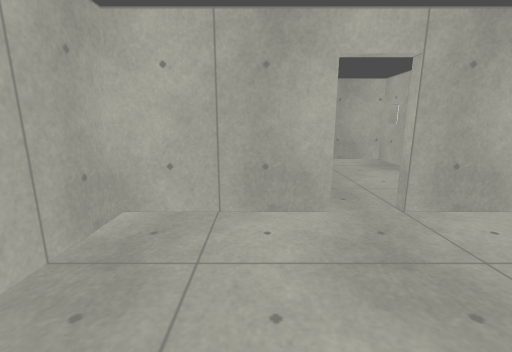
View 1 (above)

24 first-person views from a walk through a 3-D level made in the Godot game engine. The camera is 1.2 m above the floor, tilts 12° down and sees 90° across. The floor is counted in squares, 0.5 m on a side. Each view is taken from the middle of a square. On the plan, view 1 faces up. The plan holds only what a view shows up to about 17 squares ahead; the rest is blank. The place goes on beyond the plan. Some surface patterns are stand-ins.

View 2
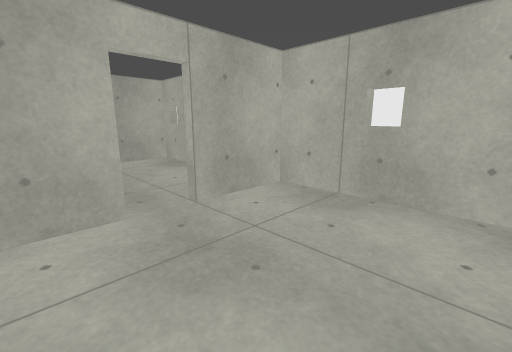

View 3
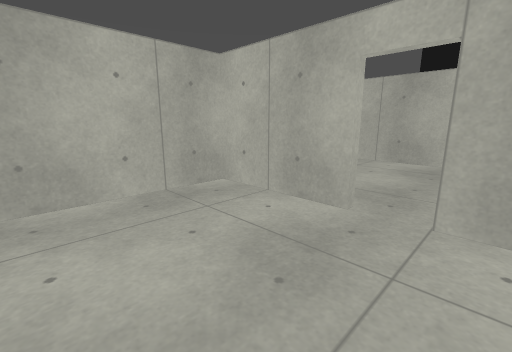

View 4
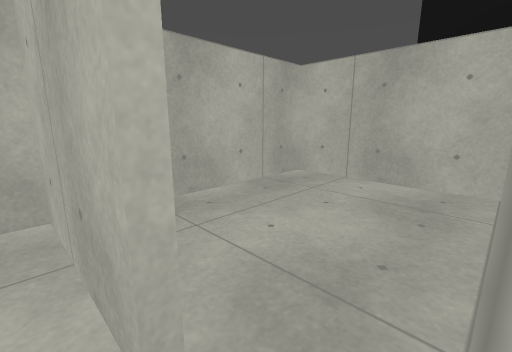

View 5
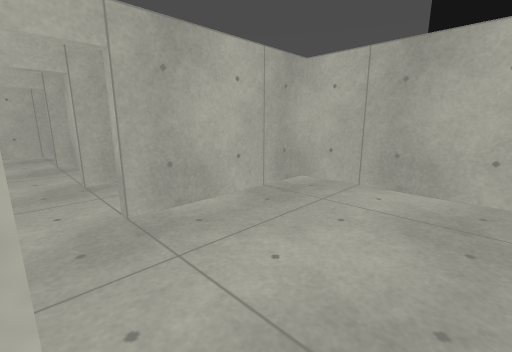

View 6
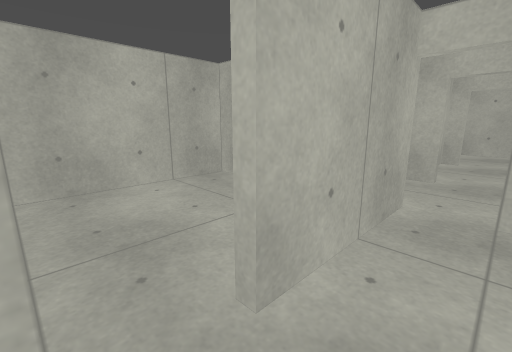

View 7
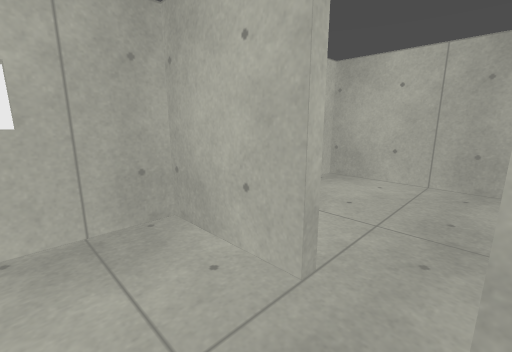

View 8
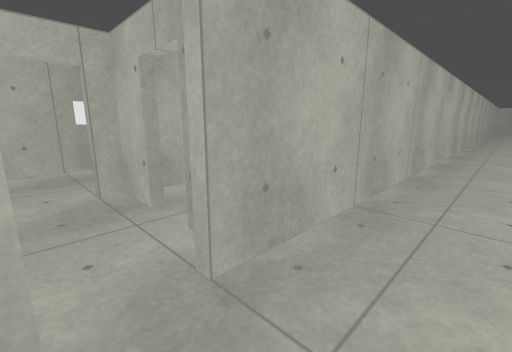

View 9
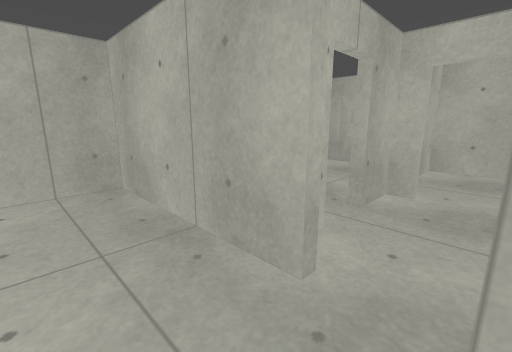

View 10
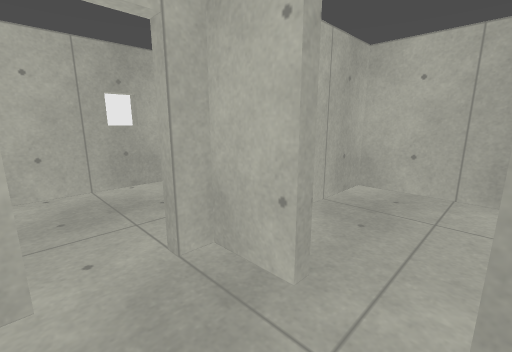

View 11
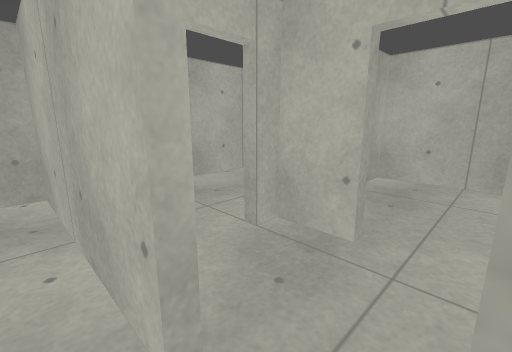

View 12
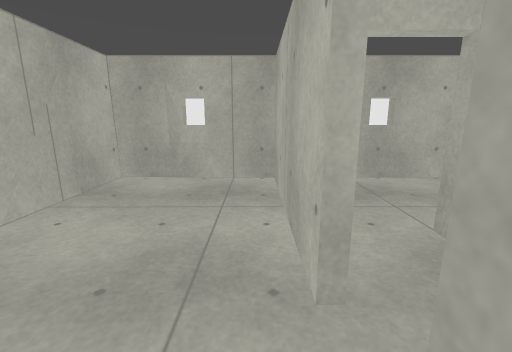

View 13
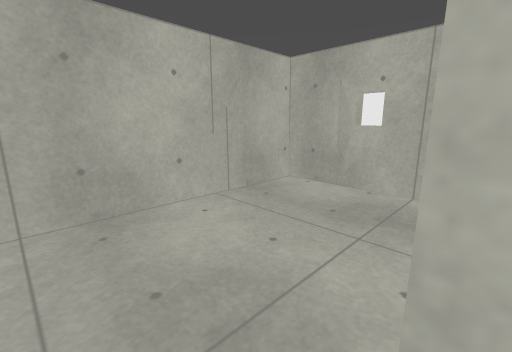

View 14
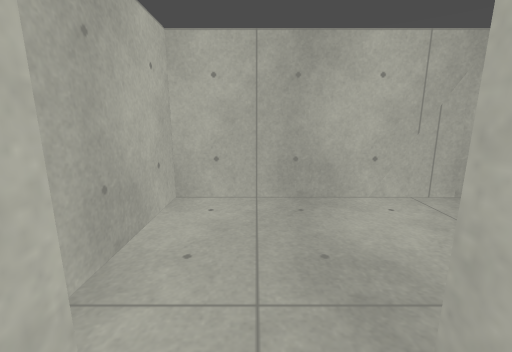

View 15
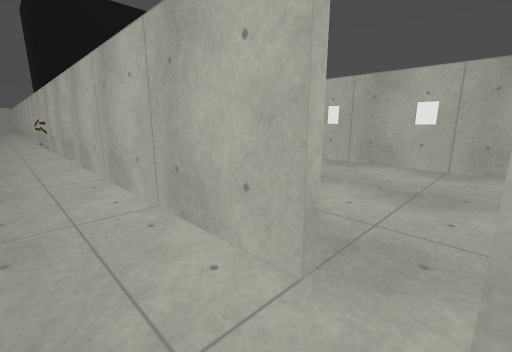

View 16
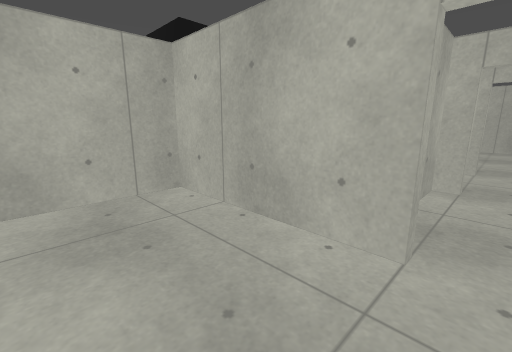

View 17
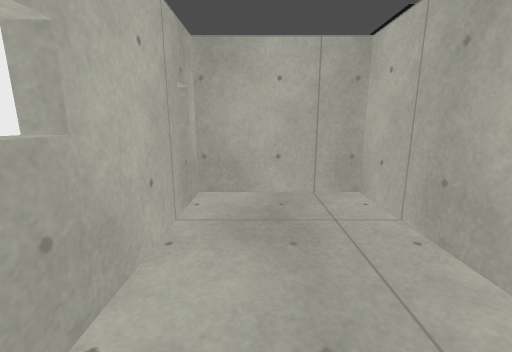

View 18
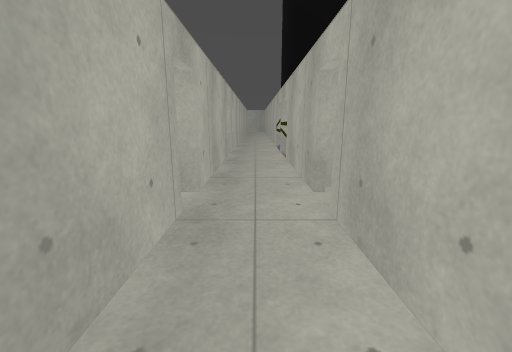

View 19
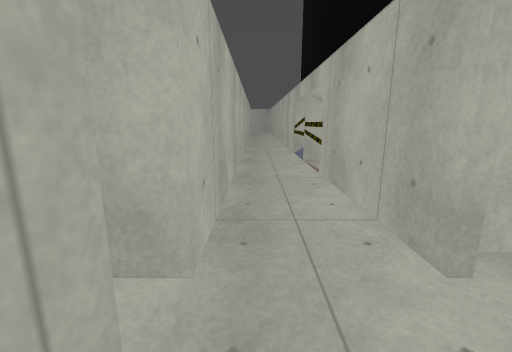

View 20
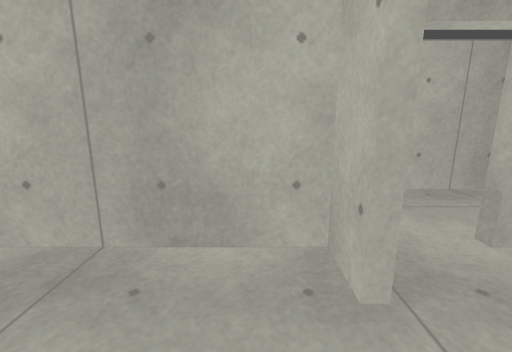

View 21
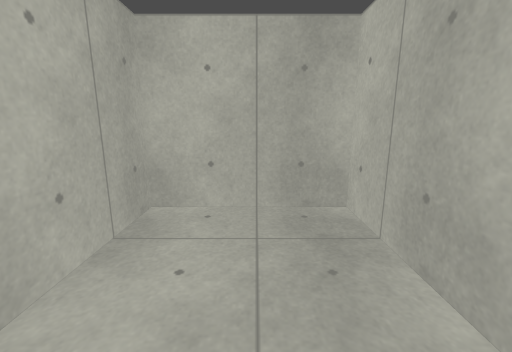

View 22
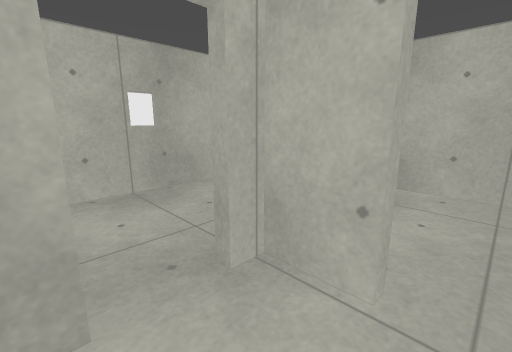

View 23
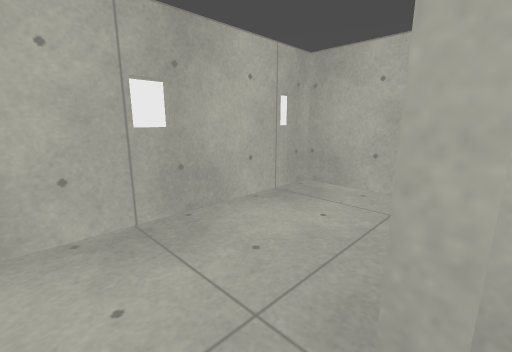

View 24
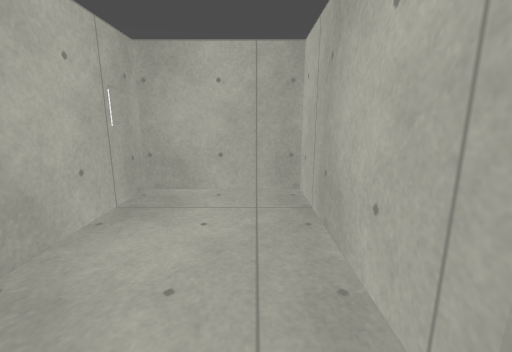

### Floor plan
Ten units are one square. View 1 is at (0, 0); x grows to the right and y downward. Boxes are objects, and circles mark ways between rooms. Rooms are numbered by the first view taken in them; rooms with no view inside come last. Other rooms are left out.
<svg viewBox="-205 -320 290 335">
<path fill="none" stroke="#000" d="M20 -70 20 -66 -36 -66 -36 10 80 10 80 -66 40 -66 40 -70M40 -70 80 -70 80 -166 -36 -166 -36 -90 -40 -90M-41 -70 20 -70M-40 -90 -40 -246M-80 -246 -80 -90M-80 -70 -80 10 -48 10M-40 -266 -40 -315M-80 -315 -80 -266M-120 -102 -120 -98 -140 -98 -140 -90 -144 -90M-85 -70 -80 -70M-80 -90 -84 -90 -84 -98 -100 -98M-145 -70 -140 -70 -140 -62 -120 -62M-120 -62 -120 -58 -200 -58 -200 10 -84 10 -84 -40M-100 -58 -100 -62M-144 -90 -144 -166 -200 -166 -200 -62 -181 -62M-20 -234 -36 -234 -36 -170 20 -170 20 -214M0 -234 0 -238 20 -238 20 -246 24 -246 24 -170 80 -170 80 -262M-20 -239 -20 -234M-22 -274 -34 -274M-36 -266 -40 -266M-99 -166 -140 -166 -140 -110"/>
<circle cx="30" cy="-70" r="3" fill="#2a7"/>
<circle cx="-40" cy="-80" r="3" fill="#2a7"/>
<circle cx="-80" cy="-80" r="3" fill="#2a7"/>
<circle cx="-40" cy="-255" r="3" fill="#2a7"/>
<circle cx="-110" cy="-60" r="3" fill="#2a7"/>
<circle cx="-140" cy="-80" r="3" fill="#2a7"/>
<circle cx="-110" cy="-100" r="3" fill="#2a7"/>
<circle cx="-10" cy="-235" r="3" fill="#2a7"/>
<text x="20" y="-30">1</text>
<text x="20" y="-120">2</text>
<text x="-60" y="-160">3</text>
<text x="-110" y="-80">4</text>
<text x="-140" y="-30">5</text>
<text x="-170" y="-120">6</text>
<text x="-10" y="-200">7</text>
<text x="30" y="-230">8</text>
<text x="-110" y="-140">9</text>
</svg>
Room 1 opens to room 2. Room 2 opens to room 3. Room 3 opens to room 4. Room 3 opens to room 8. Room 4 opens to room 5. Room 4 opens to room 6. Room 4 opens to room 9. Room 7 opens to room 8.

Where each view was taken, in squares from view 1:
view 1: 0 up, 0 right, facing up
view 2: 0 up, 0 right, facing up-right
view 3: 0 up, 5 right, facing up-left
view 4: 6 up, 4 right, facing up-left
view 5: 7 up, 3 right, facing up-left
view 6: 9 up, 4 right, facing down-left
view 7: 10 up, 2 right, facing down-right
view 8: 7 up, 5 left, facing up-left
view 9: 9 up, 5 left, facing down-left
view 10: 7 up, 10 left, facing up-left
view 11: 5 up, 10 left, facing up-left
view 12: 5 up, 9 left, facing left
view 13: 6 up, 11 left, facing down-left
view 14: 7 up, 11 left, facing down
view 15: 7 up, 7 left, facing up-right
view 16: 8 up, 19 left, facing up-right
view 17: 8 up, 18 left, facing up
view 18: 18 up, 6 left, facing up
view 19: 23 up, 7 left, facing up
view 20: 22 up, 1 right, facing left
view 21: 24 up, 1 left, facing down
view 22: 27 up, 1 left, facing down-right
view 23: 26 up, 2 right, facing down-right
view 24: 26 up, 4 right, facing down
